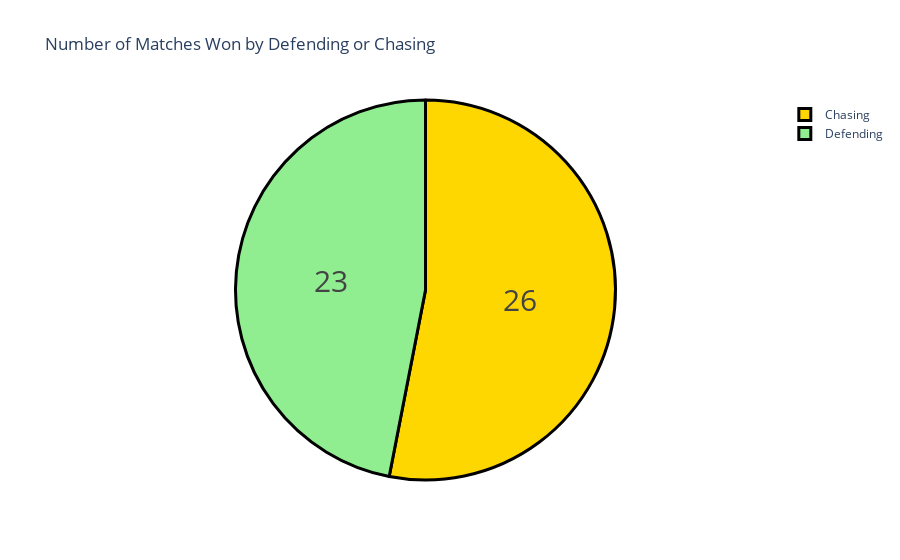

Notebook code for this chart:
### Code cell
import plotly.graph_objects as go

# Correct mapping
data["won_by"] = data["won_by"].map({'Wickets': 'Chasing', "Runs": 'Defending'})

# Value counts
won_by = data["won_by"].value_counts()
label = won_by.index
counts = won_by.values
colors = ["gold", "lightgreen"]

# Pie chart
fig = go.Figure(data=[go.Pie(labels=label, values=counts)])
fig.update_layout(title_text="Number of Matches Won by Defending or Chasing")
fig.update_traces(
    hoverinfo="label+percent",
    textinfo="value",
    textfont_size=30,
    marker=dict(colors=colors, line=dict(color="black", width=3))
)
fig.show()

### Figure 1 — Plotly figure (JSON) as saved in the notebook; plotly's stock layout.template omitted (floating-point values rounded to 4 significant figures)
{"data": [{"hoverinfo": "label+percent", "labels": ["Chasing", "Defending"], "marker": {"colors": ["gold", "lightgreen"], "line": {"color": "black", "width": 3}}, "textfont": {"size": 30}, "textinfo": "value", "type": "pie", "values": [26, 23]}], "layout": {"title": {"text": "Number of Matches Won by Defending or Chasing"}}}
